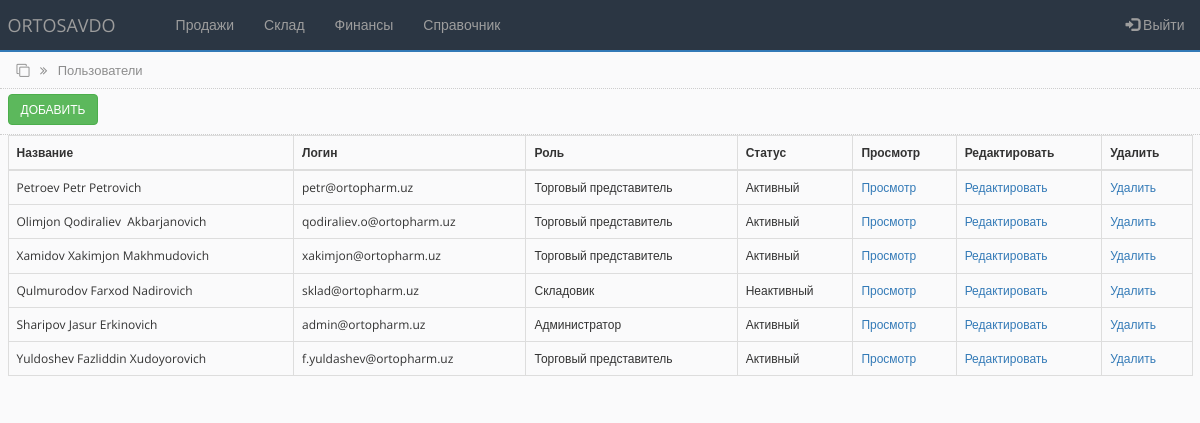
The app's page /users.php (signed in) with its own data.
### tables this page shows
CREATE TABLE `users_tbl` (
  `id` int(100) NOT NULL,
  `name` varchar(255) NOT NULL,
  `surname` varchar(255) NOT NULL,
  `fathername` varchar(255) NOT NULL,
  `login` varchar(255) NOT NULL,
  `pass` varchar(255) NOT NULL,
  `role` varchar(255) NOT NULL,
  `status` varchar(255) NOT NULL
);

### users.php (the view, shortened to what this page needs)
<?php
include('settings.php');
$query = "SELECT * FROM users_tbl ORDER by id DESC";
$rs_result = mysqli_query ($connect, $query);
?>
<!DOCTYPE html>
<html lang="en">
<head>
    <link rel="stylesheet" href="https://maxcdn.bootstrapcdn.com/bootstrap/3.4.1/css/bootstrap.min.css">
    <link rel="stylesheet" href="https://cdnjs.cloudflare.com/ajax/libs/font-awesome/4.7.0/css/font-awesome.min.css">
    <link rel="stylesheet" href="css/bootstrap-grid.min.css">
    <link rel="stylesheet" href="css/style.css">
</head>
<body>
<?php include 'partSite/nav.php'; ?>
<div class="page_name">
    <div class="container-fluid">
        <i class="fa fa-clone" aria-hidden="true"></i>
        <i class="fa fa-angle-double-right right_cus"></i>
        <span class="right_cus">Пользователи</span>
    </div>
</div>
<div class="toolbar">
        <div class="container-fluid">
           <a href="add_user.php"> <button type="button" class="btn btn-success">Добавить</button> </a>
        </div>
</div>
<div class="all_table">
    <div class="container-fluid">
        <table class="table table-hover table-bordered">
        <thead>
            <tr>
            <th scope="col">Название</th>
            <th scope="col">Логин</th>
            <th scope="col">Роль</th>
            <th scope="col">Статус</th>
            <th scope="col">Просмотр</th>
            <th scope="col">Редактировать</th>
            <th scope="col">Удалить</th>
            </tr>
        </thead>
        <tbody>
<?php
    while ($row = mysqli_fetch_array($rs_result)) {
?>
    <tr>
        <td><?php echo $row["surname"]; ?>&nbsp;<?php echo $row["name"];?>&nbsp;<?php echo $row["fathername"]; ?></td>
        <td><?php echo $row["login"]; ?></td>
        <td><?php
            if ($row["role"]=='administrator') {
               echo "Администратор";
            }elseif ($row["role"]=='operator') {
               echo "Оператор";
            }elseif ($row["role"]=='sale') {
                echo "Торговый представитель";
             }elseif ($row["role"]=='storekeeper') {
                echo "Складовик";
             }
            ?></td>
        <td><?php
        if ($row["status"] == 1) {
            echo "Активный";
        }
        else {
            echo "Неактивный";
        }
        ?></td>
        <td><a href="#">Просмотр</a></td>
        <td><a href="#">Редактировать</a></td>
        <td><a href="#" onclick="return confirm('Удалить?')" role="button">Удалить</a></td>
    </tr>
<?php
    };
?>
        </tbody>
        </table>
    </div>
</div>
</body>
</html>

### css/style.css (style rules this page uses)
* { box-sizing:border-box;margin:0;padding:0;transition:all 0.01s }
body { background-color:#FAFAFB;font-family:"Open Sans",sans-serif;font-size:12px }
.page_name { width:100%;height:37px;padding:9px;margin-top:-20px;border-bottom:1px dotted #CDCDCD;color:#8d8d8d;font-size:13px }
.right_cus { margin-left:7px }
.toolbar { width:100%;height:46px;margin:0;padding:5px 0;border-bottom:1px dotted #CDCDCD }
.toolbar .btn { text-transform:uppercase;font-size:12px }
.table { padding-top:10px }

### records on screen
users_tbl: surname "Petroev", name "Petr", fathername "Petrovich", login "petr@ortopharm.uz", role "Торговый представитель", status "Активный"
users_tbl: surname "Olimjon", name "Qodiraliev", fathername "Akbarjanovich", login "qodiraliev.o@ortopharm.uz", role "Торговый представитель", status "Активный"
users_tbl: surname "Xamidov", name "Xakimjon", fathername "Makhmudovich", login "xakimjon@ortopharm.uz", role "Торговый представитель", status "Активный"
users_tbl: surname "Qulmurodov", name "Farxod", fathername "Nadirovich", login "sklad@ortopharm.uz", role "Складовик", status "Неактивный"
users_tbl: surname "Sharipov", name "Jasur", fathername "Erkinovich", login "admin@ortopharm.uz", role "Администратор", status "Активный"
users_tbl: surname "Yuldoshev", name "Fazliddin", fathername "Xudoyorovich", login "f.yuldashev@ortopharm.uz", role "Торговый представитель", status "Активный"
